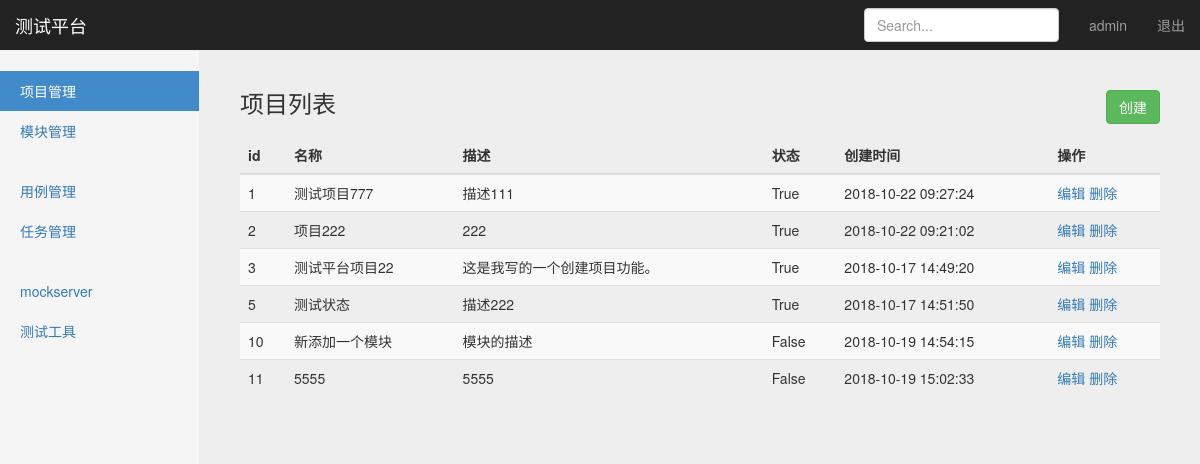
Page /manage/project_manage/ (signed in) on the earlier database version.
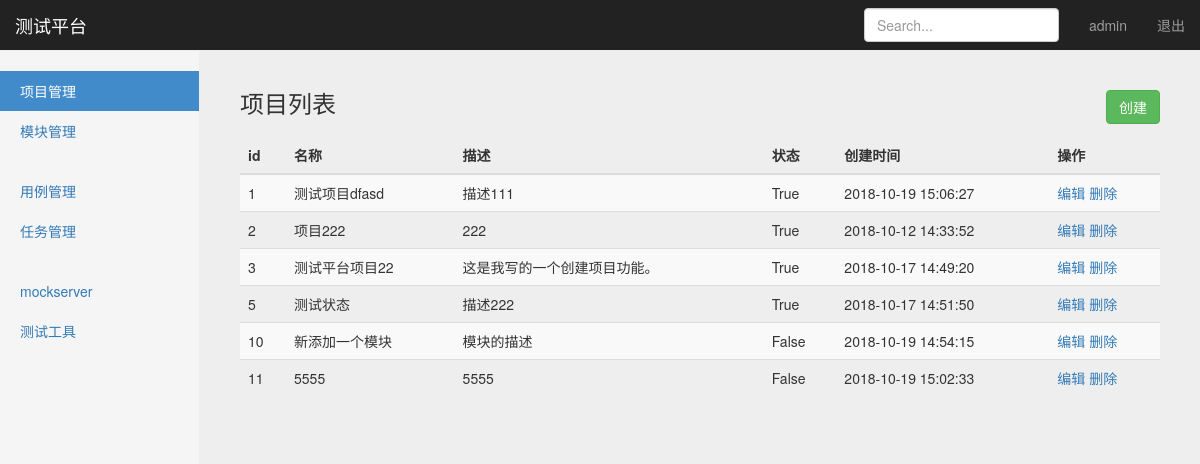
Same page on the later database version.
### project_app/models.py (models this page shows, shortened)
class Project(models.Model):
    name = models.CharField("名称", max_length=100, blank=False, default="")
    describe = models.TextField("描述", default="")
    status = models.BooleanField("状态：", default=True)
    create_time = models.DateTimeField("创建时间", auto_now_add=True)

### project_app/views/project_views.py (the view)
# urls.py: path('project_manage/', project_views.project_manage),
@login_required
def project_manage(request):
    username = request.session.get('user1', '')
    project_all = Project.objects.all()
    return render(request, "project_manage.html", {
        "user": username,
        "projects": project_all,
        "type": "list"
    })

### templates/project_manage.html (shortened to what this page needs)
{% extends "base.html" %}
{% block content %}
    <nav class="navbar navbar-inverse navbar-fixed-top">
        <div class="container-fluid">
            <div class="navbar-header">
                <a class="navbar-brand" href="#">测试平台</a>
            </div>
            <div id="navbar" class="navbar-collapse collapse">
                <ul class="nav navbar-nav navbar-right">
                    <li><a href="#">{{ user }}</a></li>
                    <li><a href="/logout/">退出</a></li>
                </ul>
                <form class="navbar-form navbar-right">
                    <input type="text" class="form-control" placeholder="Search...">
                </form>
            </div>
        </div>
    </nav>
    <div class="container-fluid">
        <div class="row">
            <div class="col-sm-3 col-md-2 sidebar">
                <ul class="nav nav-sidebar">
                    <li class="active"><a href="#">项目管理</a></li>
                    <li><a href="/manage/module_manage/">模块管理</a></li>
                </ul>
                <ul class="nav nav-sidebar">
                    <li><a href="/interface/case_manage/">用例管理</a></li>
                    <li><a href="/interface/task_manage/">任务管理</a></li>
                </ul>
                <ul class="nav nav-sidebar">
                    <li><a href="">mockserver</a></li>
                    <li><a href="">测试工具</a></li>
                </ul>
            </div>
            {% if type == 'list'%}
            <div class="col-sm-9 col-sm-offset-3 col-md-10 col-md-offset-2 main">
                <h3 class="sub-header" >项目列表
                    <button type="button" class="btn btn-success"
                    style="float: right;"
                    onclick="window.location.href='/manage/add_project/'">创建</button>
                </h3>
                <div class="table-responsive">
                    <table class="table table-striped">
                        <thead>
                            <tr>
                                <th>id</th>
                                <th>名称</th>
                                <th>描述</th>
                                <th>状态</th>
                                <th>创建时间</th>
                                <th>操作</th>
                            </tr>
                        </thead>
                        <tbody>
                            {% for project in projects %}
                            <tr>
                                <td>{{ project.id }}</td>
                                <td>{{ project.name }}</td>
                                <td>{{ project.describe }}</td>
                                <td>{{ project.status }}</td>
                                <td>{{ project.create_time | date:"Y-m-d H:i:s" }}</td>
                                <td>
                                    <a href="/manage/edit_project/{{project.id}}/">编辑</a>
                                    <a href="/manage/delete_project/{{project.id}}/">删除</a>
                                </td>
                            </tr>
                            {% endfor %}
                        </tbody>
                    </table>
                </div>
            </div>
            {% endif %}
        </div>
    </div>
{% endblock %}

Differences in the rows shown:
changed Project "描述111": name "测试项目777" → "测试项目dfasd"; create_time "2018-10-22 09:27:24" → "2018-10-19 15:06:27"
changed Project "项目222": create_time "2018-10-22 09:21:02" → "2018-10-12 14:33:52"
